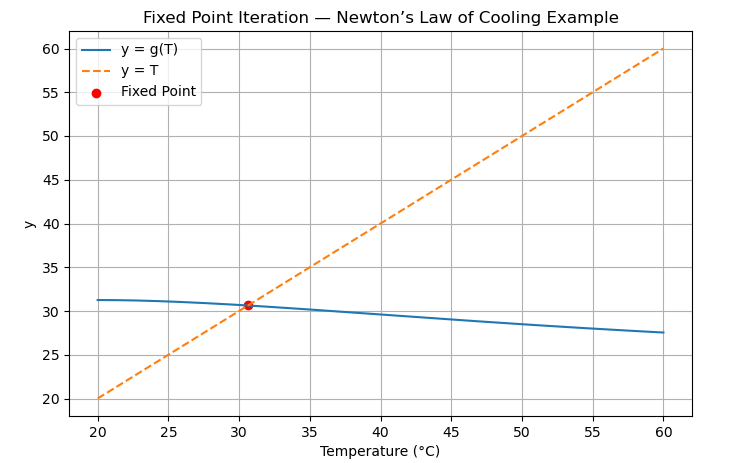

The Python source for this figure:
# Newton’s Law of Cooling (steady state)
# T=25+0.85×T×e−0.05T

import numpy as np
import matplotlib.pyplot as plt

# Define the function g(T)
def g(T):
    return 25 + 0.85 * T * np.exp(-0.05 * T)

# Initial guess
T0 = 30.0   # starting near room temperature

# Iteration settings
max_iter = 50
tol = 1e-6

# Store iteration values
T_values = [T0]

# Fixed point iteration loop
for i in range(max_iter):
    T_next = g(T_values[-1])
    T_values.append(T_next)
    if abs(T_next - T_values[-2]) < tol:
        break

T_values = np.array(T_values)
iters = np.arange(len(T_values))

# Print results
print(f"Converged in {len(T_values)-1} iterations")
print(f"Equilibrium Temperature = {T_values[-1]:.4f} °C")

# Plot g(T) vs T and y = T
T_plot = np.linspace(20, 60, 300)
plt.figure(figsize=(8,5))
plt.plot(T_plot, g(T_plot), label="y = g(T)")
plt.plot(T_plot, T_plot, '--', label="y = T")
plt.scatter([T_values[-1]], [T_values[-1]], color='red', label="Fixed Point")
plt.xlabel("Temperature (°C)")
plt.ylabel("y")
plt.title("Fixed Point Iteration — Newton’s Law of Cooling Example")
plt.legend()
plt.grid(True)
plt.show()
